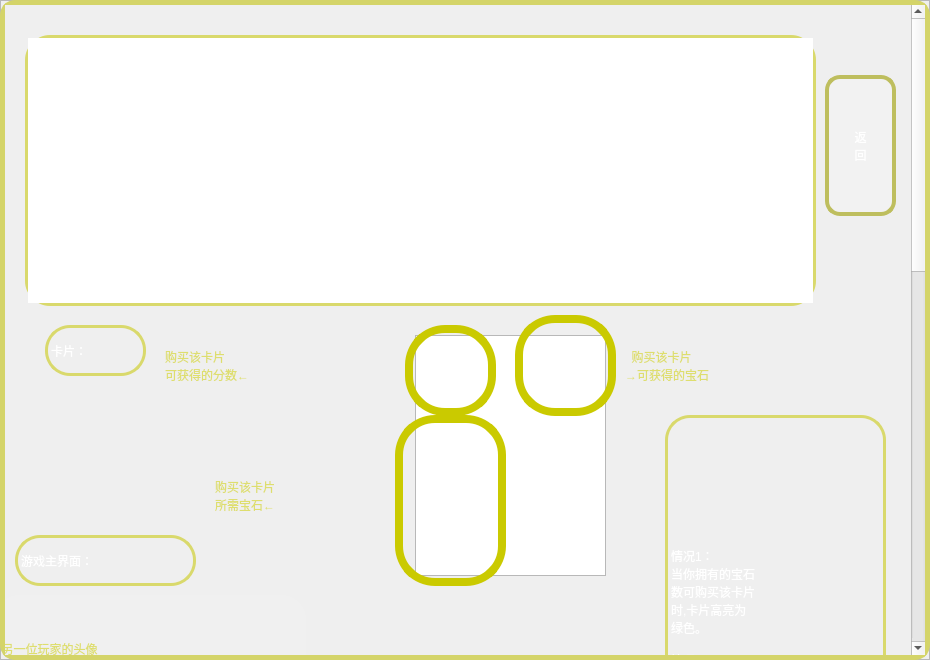
<?xml version="1.0" encoding="UTF-8"?>
<ui version="4.0">
 <class>Rule</class>
 <widget class="QFrame" name="Rule">
  <property name="geometry">
   <rect>
    <x>0</x>
    <y>0</y>
    <width>930</width>
    <height>660</height>
   </rect>
  </property>
  <property name="windowTitle">
   <string>Frame</string>
  </property>
  <property name="styleSheet">
   <string notr="true">#Rule1{
background-color: rgba(255, 255, 254, 0);

}</string>
  </property>
  <property name="frameShape">
   <enum>QFrame::StyledPanel</enum>
  </property>
  <property name="frameShadow">
   <enum>QFrame::Raised</enum>
  </property>
  <widget class="QScrollArea" name="scrollArea">
   <property name="geometry">
    <rect>
     <x>0</x>
     <y>0</y>
     <width>930</width>
     <height>660</height>
    </rect>
   </property>
   <property name="styleSheet">
    <string notr="true">#scrollArea{
border-radius:15px;
background-image: url(:/images/rule_background.png);
border:5px solid rgb(212, 212, 105);
}</string>
   </property>
   <property name="widgetResizable">
    <bool>true</bool>
   </property>
   <widget class="QWidget" name="scrollAreaWidgetContents">
    <property name="geometry">
     <rect>
      <x>0</x>
      <y>0</y>
      <width>898</width>
      <height>1600</height>
     </rect>
    </property>
    <property name="minimumSize">
     <size>
      <width>898</width>
      <height>1600</height>
     </size>
    </property>
    <property name="maximumSize">
     <size>
      <width>898</width>
      <height>1600</height>
     </size>
    </property>
    <property name="styleSheet">
     <string notr="true">#scrollAreaWidgetContents{
background-image: url(:/images/rule_background.png);
}</string>
    </property>
    <widget class="QGraphicsView" name="graphicsView">
     <property name="geometry">
      <rect>
       <x>410</x>
       <y>330</y>
       <width>191</width>
       <height>241</height>
      </rect>
     </property>
     <property name="styleSheet">
      <string notr="true">border-image: url(:/images/card/blue-high/06.png);</string>
     </property>
    </widget>
    <widget class="QLabel" name="label">
     <property name="geometry">
      <rect>
       <x>40</x>
       <y>320</y>
       <width>101</width>
       <height>51</height>
      </rect>
     </property>
     <property name="styleSheet">
      <string notr="true">font: 18pt &quot;隶书&quot;;
color:white;
border:3px solid rgb(217, 217, 108);
border-radius:25px</string>
     </property>
     <property name="text">
      <string>卡片：</string>
     </property>
    </widget>
    <widget class="QLabel" name="label_2">
     <property name="geometry">
      <rect>
       <x>160</x>
       <y>320</y>
       <width>291</width>
       <height>81</height>
      </rect>
     </property>
     <property name="styleSheet">
      <string notr="true">font: 20pt &quot;隶书&quot;;
color:rgb(222, 222, 110)</string>
     </property>
     <property name="text">
      <string>购买该卡片
可获得的分数←</string>
     </property>
    </widget>
    <widget class="QLabel" name="label_3">
     <property name="geometry">
      <rect>
       <x>400</x>
       <y>320</y>
       <width>91</width>
       <height>91</height>
      </rect>
     </property>
     <property name="styleSheet">
      <string notr="true">border:8px solid rgb(202, 202, 0);
border-radius:40px</string>
     </property>
     <property name="text">
      <string/>
     </property>
    </widget>
    <widget class="QLabel" name="label_4">
     <property name="geometry">
      <rect>
       <x>510</x>
       <y>310</y>
       <width>101</width>
       <height>101</height>
      </rect>
     </property>
     <property name="styleSheet">
      <string notr="true">border:8px solid rgb(202, 202, 0);
border-radius:40px</string>
     </property>
     <property name="text">
      <string/>
     </property>
    </widget>
    <widget class="QLabel" name="label_5">
     <property name="geometry">
      <rect>
       <x>620</x>
       <y>320</y>
       <width>291</width>
       <height>81</height>
      </rect>
     </property>
     <property name="styleSheet">
      <string notr="true">font: 20pt &quot;隶书&quot;;
color:rgb(222, 222, 110)</string>
     </property>
     <property name="text">
      <string>  购买该卡片
→可获得的宝石</string>
     </property>
    </widget>
    <widget class="QLabel" name="label_6">
     <property name="geometry">
      <rect>
       <x>390</x>
       <y>410</y>
       <width>111</width>
       <height>171</height>
      </rect>
     </property>
     <property name="styleSheet">
      <string notr="true">border:8px solid rgb(202, 202, 0);
border-radius:40px</string>
     </property>
     <property name="text">
      <string/>
     </property>
    </widget>
    <widget class="QLabel" name="label_7">
     <property name="geometry">
      <rect>
       <x>210</x>
       <y>450</y>
       <width>291</width>
       <height>81</height>
      </rect>
     </property>
     <property name="styleSheet">
      <string notr="true">font: 20pt &quot;隶书&quot;;
color:rgb(222, 222, 110)</string>
     </property>
     <property name="text">
      <string>购买该卡片
所需宝石←</string>
     </property>
    </widget>
    <widget class="QGraphicsView" name="graphicsView_2">
     <property name="geometry">
      <rect>
       <x>10</x>
       <y>740</y>
       <width>621</width>
       <height>291</height>
      </rect>
     </property>
     <property name="styleSheet">
      <string notr="true">border-image: url(:/images/background.png);</string>
     </property>
    </widget>
    <widget class="QLabel" name="label_8">
     <property name="geometry">
      <rect>
       <x>10</x>
       <y>530</y>
       <width>181</width>
       <height>51</height>
      </rect>
     </property>
     <property name="styleSheet">
      <string notr="true">font: 18pt &quot;隶书&quot;;
color:white;
border:3px solid rgb(217, 217, 108);
border-radius:25px</string>
     </property>
     <property name="text">
      <string>游戏主界面：</string>
     </property>
    </widget>
    <widget class="QLabel" name="label_9">
     <property name="geometry">
      <rect>
       <x>160</x>
       <y>770</y>
       <width>301</width>
       <height>211</height>
      </rect>
     </property>
     <property name="styleSheet">
      <string notr="true">font: 14pt &quot;隶书&quot;;
color:white;
border:3px solid rgb(217, 217, 108);
border-radius:25px</string>
     </property>
     <property name="text">
      <string>卡片显示区
👈蓝色：高级别卡
👈黄色：中级别卡
👈绿色：低级别卡
 级别越高需要的宝石越多，
得分越高。</string>
     </property>
    </widget>
    <widget class="QLabel" name="label_10">
     <property name="geometry">
      <rect>
       <x>660</x>
       <y>410</y>
       <width>221</width>
       <height>561</height>
      </rect>
     </property>
     <property name="styleSheet">
      <string notr="true">font: 16pt &quot;隶书&quot;;
color:white;
border:3px solid rgb(217, 217, 108);
border-radius:25px</string>
     </property>
     <property name="text">
      <string>情况1：
当你拥有的宝石
数可购买该卡片
时,卡片高亮为
绿色。

情况2：
当你拿了币，下
一轮可购买该卡
片时，该卡片高
亮为黄色。

情况3：
当你无法购买该
卡时，可扣下该
卡，同时获得一
个金币。</string>
     </property>
    </widget>
    <widget class="QLabel" name="label_11">
     <property name="geometry">
      <rect>
       <x>30</x>
       <y>1010</y>
       <width>291</width>
       <height>81</height>
      </rect>
     </property>
     <property name="styleSheet">
      <string notr="true">font: 20pt &quot;隶书&quot;;
color:rgb(222, 222, 110)</string>
     </property>
     <property name="text">
      <string>↘当前玩家头像</string>
     </property>
    </widget>
    <widget class="QLabel" name="label_12">
     <property name="geometry">
      <rect>
       <x>-10</x>
       <y>590</y>
       <width>311</width>
       <height>161</height>
      </rect>
     </property>
     <property name="styleSheet">
      <string notr="true">font: 20pt &quot;隶书&quot;;
color:rgb(222, 222, 110);
background-color: rgba(255, 255, 254, 20);
border-radius:25px;</string>
     </property>
     <property name="text">
      <string>  另一位玩家的头像
   点击他的头像可
   查看他所拥有的
    ↗宝石和卡</string>
     </property>
    </widget>
    <widget class="QLabel" name="label_13">
     <property name="geometry">
      <rect>
       <x>460</x>
       <y>780</y>
       <width>101</width>
       <height>211</height>
      </rect>
     </property>
     <property name="styleSheet">
      <string notr="true">border:5px solid rgb(202, 202, 0);
border-radius:40px</string>
     </property>
     <property name="text">
      <string/>
     </property>
    </widget>
    <widget class="QLabel" name="label_14">
     <property name="geometry">
      <rect>
       <x>490</x>
       <y>990</y>
       <width>411</width>
       <height>371</height>
      </rect>
     </property>
     <property name="styleSheet">
      <string notr="true">font: 20pt &quot;隶书&quot;;
color:rgb(222, 222, 110);
background-color: rgba(255, 255, 254, 20);
border-radius:25px;</string>
     </property>
     <property name="text">
      <string>   ↘
    场上可拿宝石，
      用于买卡。
  只能一次拿三种不同
      颜色的宝石，
          或
当一种宝石的个数超过4时，
 可一次拿两个同颜色宝石
      但不能再拿取
     其他颜色的宝石</string>
     </property>
    </widget>
    <widget class="QLabel" name="label_15">
     <property name="geometry">
      <rect>
       <x>460</x>
       <y>740</y>
       <width>61</width>
       <height>51</height>
      </rect>
     </property>
     <property name="styleSheet">
      <string notr="true">border:5px solid rgb(202, 202, 0);
border-radius:20px</string>
     </property>
     <property name="text">
      <string/>
     </property>
    </widget>
    <widget class="QLabel" name="label_16">
     <property name="geometry">
      <rect>
       <x>490</x>
       <y>660</y>
       <width>171</width>
       <height>81</height>
      </rect>
     </property>
     <property name="styleSheet">
      <string notr="true">font: 20pt &quot;隶书&quot;;
color:rgb(222, 222, 110);
background-color: rgba(255, 255, 254, 20);
border-radius:25px;</string>
     </property>
     <property name="text">
      <string>  金币，
↗扣卡可得</string>
     </property>
    </widget>
    <widget class="QLabel" name="label_17">
     <property name="geometry">
      <rect>
       <x>200</x>
       <y>990</y>
       <width>271</width>
       <height>41</height>
      </rect>
     </property>
     <property name="styleSheet">
      <string notr="true">border:5px solid rgb(202, 202, 0);
border-radius:15px</string>
     </property>
     <property name="text">
      <string/>
     </property>
    </widget>
    <widget class="QLabel" name="label_18">
     <property name="geometry">
      <rect>
       <x>170</x>
       <y>1010</y>
       <width>321</width>
       <height>171</height>
      </rect>
     </property>
     <property name="styleSheet">
      <string notr="true">font: 20pt &quot;隶书&quot;;
color:rgb(222, 222, 110);
background-color: rgba(255, 255, 254, 20);
border-radius:25px;</string>
     </property>
     <property name="text">
      <string>           ↓
你拥有的宝石、金币
和卡片显示在这里。</string>
     </property>
    </widget>
    <widget class="QLabel" name="label_37">
     <property name="geometry">
      <rect>
       <x>30</x>
       <y>1210</y>
       <width>101</width>
       <height>51</height>
      </rect>
     </property>
     <property name="styleSheet">
      <string notr="true">font: 18pt &quot;隶书&quot;;
color:white;
border:3px solid rgb(217, 217, 108);
border-radius:25px</string>
     </property>
     <property name="text">
      <string>贵族：</string>
     </property>
    </widget>
    <widget class="QGraphicsView" name="graphicsView_5">
     <property name="geometry">
      <rect>
       <x>220</x>
       <y>1270</y>
       <width>241</width>
       <height>241</height>
      </rect>
     </property>
     <property name="styleSheet">
      <string notr="true">border-image: url(:/images/noble/1.png);</string>
     </property>
    </widget>
    <widget class="QLabel" name="label_38">
     <property name="geometry">
      <rect>
       <x>210</x>
       <y>1320</y>
       <width>101</width>
       <height>211</height>
      </rect>
     </property>
     <property name="styleSheet">
      <string notr="true">border:5px solid rgb(202, 202, 0);
border-radius:40px</string>
     </property>
     <property name="text">
      <string/>
     </property>
    </widget>
    <widget class="QLabel" name="label_39">
     <property name="geometry">
      <rect>
       <x>380</x>
       <y>1410</y>
       <width>101</width>
       <height>111</height>
      </rect>
     </property>
     <property name="styleSheet">
      <string notr="true">border:5px solid rgb(202, 202, 0);
border-radius:40px</string>
     </property>
     <property name="text">
      <string/>
     </property>
    </widget>
    <widget class="QLabel" name="label_40">
     <property name="geometry">
      <rect>
       <x>20</x>
       <y>1370</y>
       <width>301</width>
       <height>221</height>
      </rect>
     </property>
     <property name="styleSheet">
      <string notr="true">font: 20pt &quot;隶书&quot;;
color:rgb(222, 222, 110)</string>
     </property>
     <property name="text">
      <string>拿到该贵族
所需卡片←
例：
该卡需拥有
4张红卡和4张黑卡</string>
     </property>
    </widget>
    <widget class="QLabel" name="label_41">
     <property name="geometry">
      <rect>
       <x>500</x>
       <y>1420</y>
       <width>291</width>
       <height>81</height>
      </rect>
     </property>
     <property name="styleSheet">
      <string notr="true">font: 20pt &quot;隶书&quot;;
color:rgb(222, 222, 110)</string>
     </property>
     <property name="text">
      <string>  拿到该贵族
→可获得的分数</string>
     </property>
    </widget>
    <widget class="QTextBrowser" name="textBrowser">
     <property name="geometry">
      <rect>
       <x>20</x>
       <y>30</y>
       <width>791</width>
       <height>271</height>
      </rect>
     </property>
     <property name="styleSheet">
      <string notr="true">font: 16pt &quot;隶书&quot;;
color:white;
border:3px solid rgb(217, 217, 108);
border-radius:25px;
background-image: url(:/images/rule_background.png);</string>
     </property>
     <property name="html">
      <string>&lt;!DOCTYPE HTML PUBLIC &quot;-//W3C//DTD HTML 4.0//EN&quot; &quot;http://www.w3.org/TR/REC-html40/strict.dtd&quot;&gt;
&lt;html&gt;&lt;head&gt;&lt;meta name=&quot;qrichtext&quot; content=&quot;1&quot; /&gt;&lt;style type=&quot;text/css&quot;&gt;
p, li { white-space: pre-wrap; }
&lt;/style&gt;&lt;/head&gt;&lt;body style=&quot; font-family:'隶书'; font-size:16pt; font-weight:400; font-style:normal;&quot;&gt;
&lt;p align=&quot;center&quot; style=&quot; margin-top:0px; margin-bottom:0px; margin-left:0px; margin-right:0px; -qt-block-indent:0; text-indent:0px;&quot;&gt;胜利条件：达到15分或以上。&lt;/p&gt;
&lt;p align=&quot;justify&quot; style=&quot; margin-top:0px; margin-bottom:0px; margin-left:0px; margin-right:0px; -qt-block-indent:0; text-indent:0px;&quot;&gt;  游戏过程：回合制，每位玩家一轮可进行一次操作，其中拿宝石、买卡、扣卡分别算做一次操作，若不想进行操作，直接点击“结束回合”按钮即可。点击游戏界面右上方按钮可打开菜单，进行查看规则、重玩一次、保存进度、返回主界面。买卡片所得宝石可抵扣购买其他卡片时的宝石，且不用归还，金币可充当任一颜色的宝石进行交易。&lt;/p&gt;
&lt;p align=&quot;justify&quot; style=&quot; margin-top:0px; margin-bottom:0px; margin-left:0px; margin-right:0px; -qt-block-indent:0; text-indent:0px;&quot;&gt;    所有宝石+金币个数上限为10个，扣卡张数上限为3张。&lt;/p&gt;&lt;/body&gt;&lt;/html&gt;</string>
     </property>
    </widget>
    <widget class="QToolButton" name="back1">
     <property name="geometry">
      <rect>
       <x>790</x>
       <y>1360</y>
       <width>71</width>
       <height>141</height>
      </rect>
     </property>
     <property name="styleSheet">
      <string notr="true">font: 30pt &quot;隶书&quot;;
color:white;
background-color: rgba(255, 255, 254, 50);
border-radius:15px;
border:4px solid rgb(190, 190, 94)</string>
     </property>
     <property name="text">
      <string>返
回</string>
     </property>
    </widget>
    <widget class="QToolButton" name="back2">
     <property name="geometry">
      <rect>
       <x>820</x>
       <y>70</y>
       <width>71</width>
       <height>141</height>
      </rect>
     </property>
     <property name="styleSheet">
      <string notr="true">font: 30pt &quot;隶书&quot;;
color:white;
background-color: rgba(255, 255, 254, 50);
border-radius:15px;
border:4px solid rgb(190, 190, 94)</string>
     </property>
     <property name="text">
      <string>返
回</string>
     </property>
    </widget>
    <widget class="QLabel" name="label_19">
     <property name="geometry">
      <rect>
       <x>468</x>
       <y>1510</y>
       <width>401</width>
       <height>81</height>
      </rect>
     </property>
     <property name="styleSheet">
      <string notr="true">font: 15pt &quot;隶书&quot;;
color:white;
border:3px solid rgb(217, 217, 108);
border-radius:25px</string>
     </property>
     <property name="text">
      <string>卡片：90张（蓝20，黄30，绿40）
  贵族：10张      宝石：40颗</string>
     </property>
    </widget>
    <zorder>graphicsView</zorder>
    <zorder>label_2</zorder>
    <zorder>label_3</zorder>
    <zorder>label_4</zorder>
    <zorder>label_5</zorder>
    <zorder>label_6</zorder>
    <zorder>label_7</zorder>
    <zorder>graphicsView_2</zorder>
    <zorder>label_9</zorder>
    <zorder>label_10</zorder>
    <zorder>label_12</zorder>
    <zorder>label_13</zorder>
    <zorder>label_14</zorder>
    <zorder>label_15</zorder>
    <zorder>label_16</zorder>
    <zorder>label_8</zorder>
    <zorder>label_17</zorder>
    <zorder>label_18</zorder>
    <zorder>label_11</zorder>
    <zorder>label_37</zorder>
    <zorder>graphicsView_5</zorder>
    <zorder>label_38</zorder>
    <zorder>label_39</zorder>
    <zorder>label_40</zorder>
    <zorder>label_41</zorder>
    <zorder>textBrowser</zorder>
    <zorder>back1</zorder>
    <zorder>back2</zorder>
    <zorder>label</zorder>
    <zorder>label_19</zorder>
   </widget>
  </widget>
 </widget>
 <resources/>
 <connections/>
</ui>
